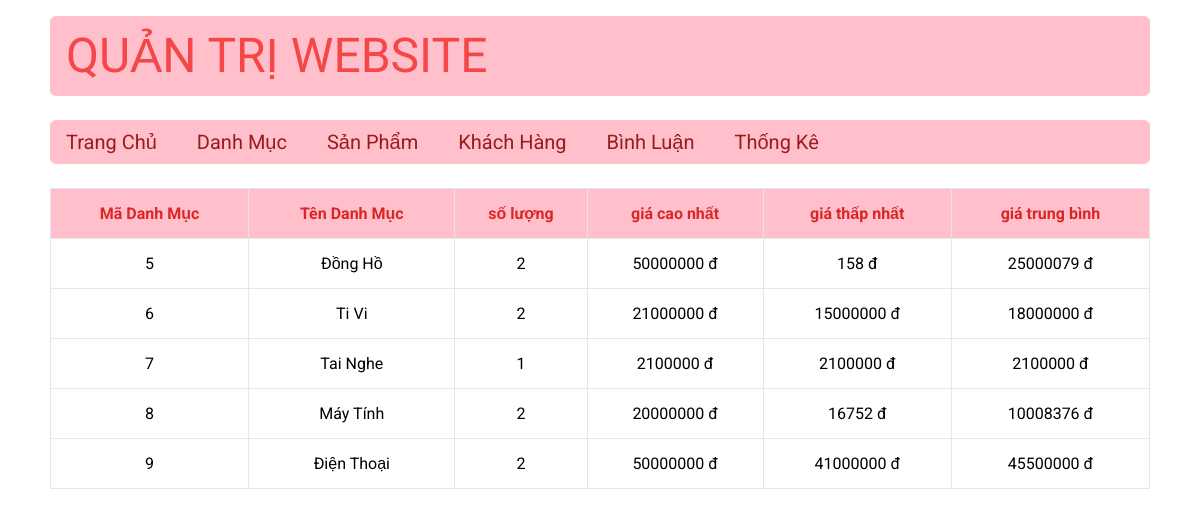
Screenshot of /admin/index_admin.php?act=thongke with the database file from the repository.
### tables this page shows
CREATE TABLE `danhmuc` (
  `id` int(11) NOT NULL,
  `name` varchar(255) NOT NULL
);

### model/pdo.php (called while the page is built, shortened)
<?php
function pdo_get_connection()
{
    $dburl = "mysql:host=localhost;dbname=duanmau2023";
    $username = "root";
    $password = "";
    $conn = new PDO($dburl, $username, $password);
    $conn->setAttribute(PDO::ATTR_ERRMODE, PDO::ERRMODE_EXCEPTION);
    return $conn;
}
function pdo_query($sql){
    $sql_args = array_slice(func_get_args(), 1);
    try{
        $conn = pdo_get_connection();
        $stmt = $conn->prepare($sql);
        $stmt->execute($sql_args);
        $rows = $stmt->fetchAll();
        return $rows;
    }
    catch(PDOException $e){
        throw $e;
    }
    finally{
        unset($conn);
    }
}
?>

### model/thongke.php (called while the page is built)
<?php
function loadAll_thongke(){
    $sql = "select danhmuc.id as madm, danhmuc.name as tendm, count(sanpham.id) as countsp, min(sanpham.price) as minprice, max(sanpham.price) as maxprice, avg(sanpham.price) as avgprice";
    $sql.=" from sanpham left join danhmuc on  danhmuc.id=sanpham.iddm ";
    $sql .=" group by danhmuc.id order by danhmuc.id ";
     $listthongke= pdo_query($sql);
     return $listthongke;
}
?>

### admin/thongke/list.php (the view, shortened to what this page needs)
<!DOCTYPE html>
<html lang="en">
<head>
</head>
<body>
<table class="border w-full mx-auto text-center">
<tr class="bg-[#FFC0CB] py-2 border text-center text-red-600 h-[50px]" >
            <th class="border ">Mã Danh Mục</th>
            <th class="border ">Tên Danh Mục</th>
            <th class="border ">số lượng </th>
            <th class="border ">giá cao nhất </th>
            <th class="border ">giá thấp nhất</th>
            <th class="border ">giá trung bình</th>
        </tr>
        <?php
                foreach($listthongke as $thongke){
                        extract($thongke);
                    echo ' <tr>
                        <td class="border h-[50px]">'.$madm.'</td>
                        <td class="border h-[50px]">'.$tendm.'</td>
                        <td class="border h-[50px]">'.$countsp.'</td>
                        <td class="border h-[50px]">'.$maxprice.' đ</td>
                        <td class="border h-[50px]">'.$minprice.' đ</td>
                        <td class="border h-[50px]">'.$avgprice.' đ</td>
                    </tr>';
                }
        ?>
    </table>
</body>
</html>

### admin/header_admin.php (style rules this page uses)
body { font-family: 'Roboto', sans-serif; }

### rows the page displays
danhmuc: id "5", name "Đồng Hồ", countsp "2", maxprice "50000000", minprice "158", avgprice "25000079"
danhmuc: id "6", name "Ti Vi", countsp "2", maxprice "21000000", minprice "15000000", avgprice "18000000"
danhmuc: id "7", name "Tai Nghe", countsp "1", maxprice "2100000", minprice "2100000", avgprice "2100000"
danhmuc: id "8", name "Máy Tính", countsp "2", maxprice "20000000", minprice "16752", avgprice "10008376"
danhmuc: id "9", name "Điện Thoại", countsp "2", maxprice "50000000", minprice "41000000", avgprice "45500000"
